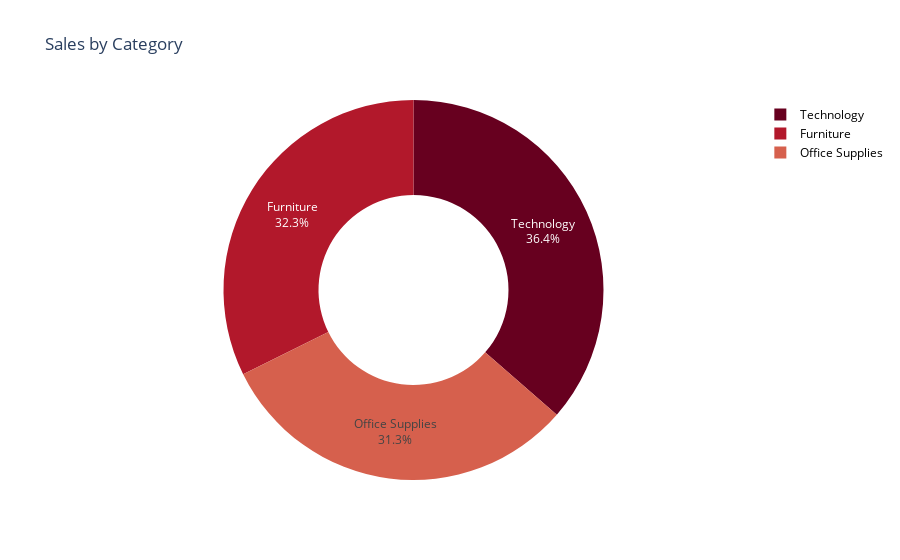

Notebook source saved alongside this figure:
### Code cell
fig = px.pie(sales_by_category,
              values='Sales',
              names='Category',
              hole=0.5,
              title='Sales by Category',
             color_discrete_sequence=px.colors.sequential.RdBu
              )
fig.update_traces(textposition='inside',
                  textinfo='percent+label')
fig.update_layout(paper_bgcolor='white', legend=dict(
                      font=dict(color='black', size=12),
                  ))
fig.show()

### Figure 1 — Plotly figure (JSON) as saved in the notebook; plotly's stock layout.template omitted (floating-point values rounded to 4 significant figures)
{"data": [{"domain": {"x": [0.0, 1.0], "y": [0.0, 1.0]}, "hole": 0.5, "hovertemplate": "Category=%{label}<br>Sales=%{value}<extra></extra>", "labels": ["Furniture", "Office Supplies", "Technology"], "legendgroup": "", "name": "", "showlegend": true, "values": [742000.0, 719000.0, 836200.0], "type": "pie", "textinfo": "percent+label", "textposition": "inside"}], "layout": {"legend": {"tracegroupgap": 0, "font": {"color": "black", "size": 12}}, "title": {"text": "Sales by Category"}, "piecolorway": ["rgb(103,0,31)", "rgb(178,24,43)", "rgb(214,96,77)", "rgb(244,165,130)", "rgb(253,219,199)", "rgb(247,247,247)", "rgb(209,229,240)", "rgb(146,197,222)", "rgb(67,147,195)", "rgb(33,102,172)", "rgb(5,48,97)"], "paper_bgcolor": "white"}}
